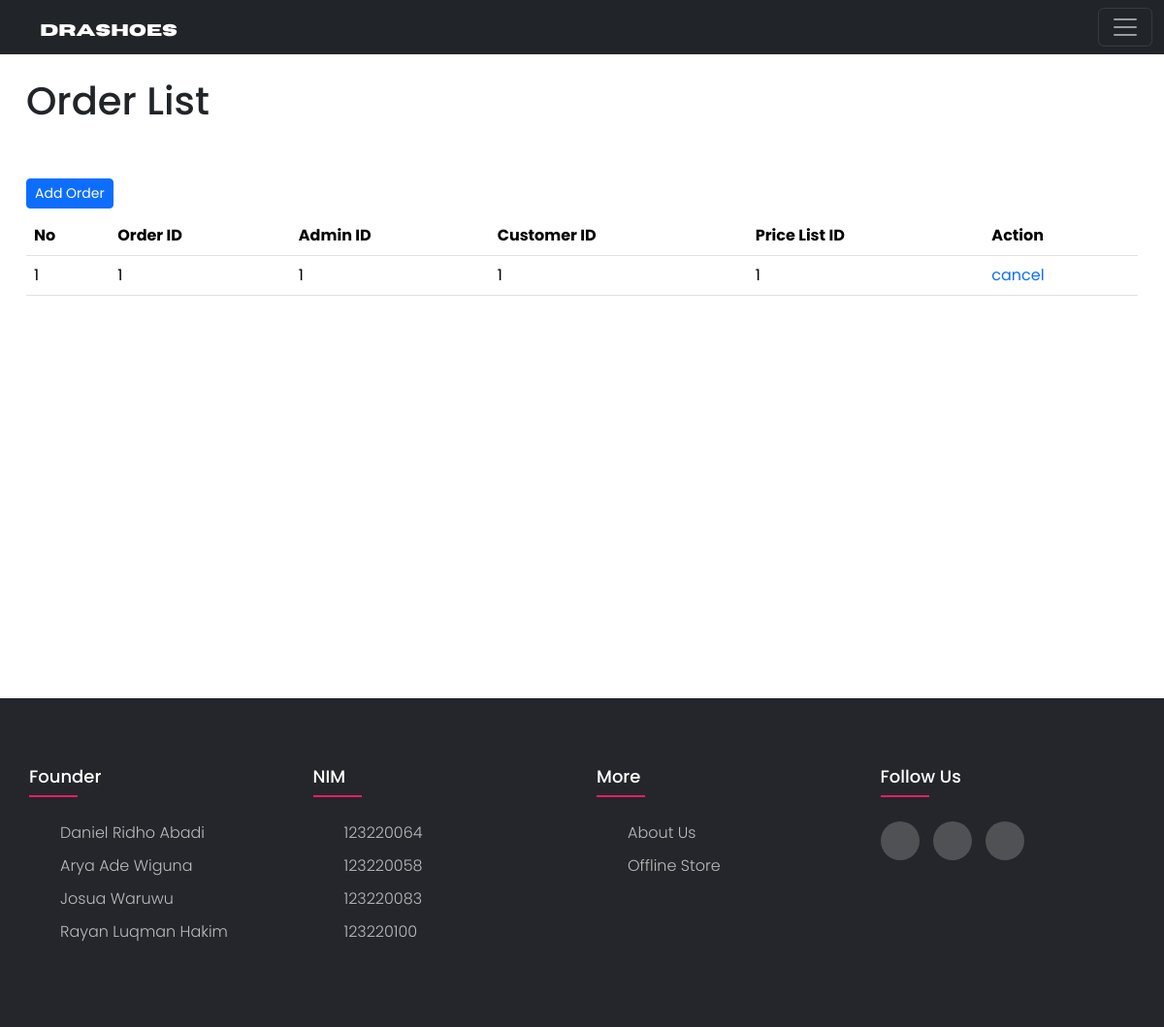
Page /customer/order.php (signed in) on the committed database.
### tables this page shows
CREATE TABLE `orders` (
  `id_orders` int(11) NOT NULL,
  `id_admin` int(11) NOT NULL,
  `id_cust` int(11) NOT NULL,
  `id_pricelist` int(11) NOT NULL
);

### customer/order.php (the view, shortened to what this page needs)
<!doctype html>
<html lang="en">
<head>
    <link href="https://cdn.jsdelivr.net/npm/bootstrap@5.3.2/dist/css/bootstrap.min.css" rel="stylesheet"
>
</head>
<body>
    <?php include 'navbar.php'; ?>
    <div class="home">
        <div class="container mt-5">
            <div class="header">
                <h1>Order List</h1>
            </div>
            <div class="tombol">
                <div class="btn-group mt-5 mb-2">
                    <button type="button" class="btn btn-primary btn-sm">
                        <a href="create_order.php" style="text-decoration:none; color:white">Add Order</a>
                    </button>
                </div>
            </div>
            <div class="tabel">
                <div class="table-responsive">
                    <table class="table align-middle" style="text-decoration: none;">
                        <thead>
                            <tr>
                                <th>No</th>
                                <th>Order ID</th>
                                <th>Admin ID</th>
                                <th>Customer ID</th>
                                <th>Price List ID</th>
                                <th>Action</th>
                            </tr>
                        </thead>
                        <tbody>
                            <?php
                            include '../koneksi.php';
                            if (isset($_SESSION['id_cust'])) {
                                $id_cust = $_SESSION['id_cust'];
                            } else {
                                die("Customer ID not found.");
                            }
                            $query = mysqli_query($konek, "SELECT * FROM orders WHERE id_cust = $id_cust");
                            if (!$query) {
                                echo "Query error: " . mysqli_error($konek);
                            } else {
                                if (mysqli_num_rows($query) > 0) {
                                    $i = 1;
                                    while ($data = mysqli_fetch_array($query)) { ?>
                                        <tr>
                                            <td><?php echo $i++; ?></td>
                                            <td><?php echo $data['id_orders']; ?></td>
                                            <td><?php echo $data['id_admin']; ?></td>
                                            <td><?php echo $data['id_cust']; ?></td>
                                            <td><?php echo $data['id_pricelist']; ?></td>
                                            <td>
                                                <a href="hapus_order.php?id_orders=<?php echo $data['id_orders']; ?>"
                                                    style="text-decoration:none"
                                                    onClick="return confirm('Are you sure you want to delete this order?')">cancel</a>
                                            </td>
                                        </tr>
                                    <?php }
                                } else {
                                    echo "<tr><td colspan='6'>No orders found for this customer.</td></tr>";
                                }
                            }
                            ?>
                        </tbody>
                    </table>
                </div>
            </div>
        </div>
    </div>
    <?php include 'footer.php'; ?>
</body>
</html>

### customer/footer.css (style rules this page uses)
body { line-height: 1.5; font-family: 'Poppins', sans-serif; }
* { margin:0; padding:0; box-sizing: border-box; }
.container { max-width: 1170px; margin:auto; }

### customer/order.php (style rules this page uses)
* { font-family: Poppins; }
.home { margin-top: 10vh; margin-bottom: 30vh; height: 50vh; }

### rows in the picture
orders: id_orders "1", id_admin "1", id_cust "1", id_pricelist "1"
